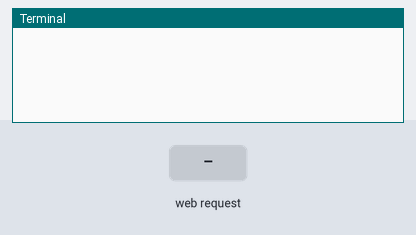
A program run on a simulated Raspberry Pi (BCM pin numbers). Parts: the last lines printed to the terminal. The inputs (shaded band) are chosen by the test bench. The camera gives no picture and a still takes 0.5 s; the clock reads 2024-03-15 10:24:30 at power-on unless the program sets it.

Above: at 1.2 s.
1.3 s: HTTP request for / received
At 1.7 s:
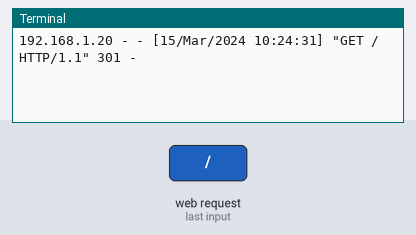
2.8 s: HTTP request for /index.html received
At 4.0 s:
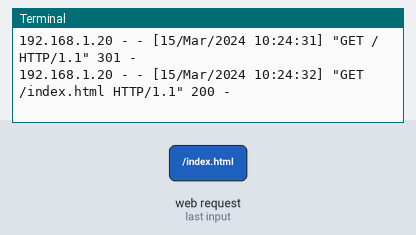
4.3 s: HTTP request for /stream.mjpg received
At 5.1 s:
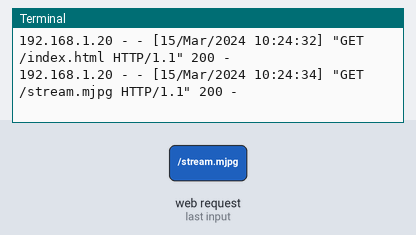

Measured:
- after the input at 1.3 s, the terminal: prints a new line at once (image 1)
- after the input at 2.8 s, the terminal: prints a new line at once (image 2)
- after the input at 4.3 s, the terminal: prints a new line at once (image 3)

The program:

camara_stream.py
```python
import io
import picamera
import logging
import socketserver
from threading import Condition
from http import server

PAGE="""\
<html>
<head>
<title>Bobelto camera</title>
</head>
<body>
<center><h1>Bobelto POV</h1></center>
<center><img src="stream.mjpg" width="1024" height="768"></center>
</body>
</html>
"""

class StreamingOutput(object):
    def __init__(self):
        self.frame = None
        self.buffer = io.BytesIO()
        self.condition = Condition()

    def write(self, buf):
        if buf.startswith(b'\xff\xd8'):
            # New frame, copy the existing buffer's content and notify all
            # clients it's available
            self.buffer.truncate()
            with self.condition:
                self.frame = self.buffer.getvalue()
                self.condition.notify_all()
            self.buffer.seek(0)
        return self.buffer.write(buf)

class StreamingHandler(server.BaseHTTPRequestHandler):
    def do_GET(self):
        if self.path == '/':
            self.send_response(301)
            self.send_header('Location', '/index.html')
            self.end_headers()
        elif self.path == '/index.html':
            content = PAGE.encode('utf-8')
            self.send_response(200)
            self.send_header('Content-Type', 'text/html')
            self.send_header('Content-Length', len(content))
            self.end_headers()
            self.wfile.write(content)
        elif self.path == '/stream.mjpg':
            self.send_response(200)
            self.send_header('Age', 0)
            self.send_header('Cache-Control', 'no-cache, private')
            self.send_header('Pragma', 'no-cache')
            self.send_header('Content-Type', 'multipart/x-mixed-replace; boundary=FRAME')
            self.end_headers()
            try:
                while True:
                    with output.condition:
                        output.condition.wait()
                        frame = output.frame
                    self.wfile.write(b'--FRAME\r\n')
                    self.send_header('Content-Type', 'image/jpeg')
                    self.send_header('Content-Length', len(frame))
                    self.end_headers()
                    self.wfile.write(frame)
                    self.wfile.write(b'\r\n')
            except Exception as e:
                logging.warning(
                    'Removed streaming client %s: %s',
                    self.client_address, str(e))
        else:
            self.send_error(404)
            self.end_headers()

class StreamingServer(socketserver.ThreadingMixIn, server.HTTPServer):
    allow_reuse_address = True
    daemon_threads = True

with picamera.PiCamera(resolution='1024x768', framerate=24) as camera:
    output = StreamingOutput()
    #Uncomment the next line to change your Pi's Camera rotation (in degrees)
    #camera.rotation = 90
    camera.start_recording(output, format='mjpeg')
    try:
        address = ('', 8000)
        server = StreamingServer(address, StreamingHandler)
        server.serve_forever()
    finally:
        camera.stop_recording()
```
